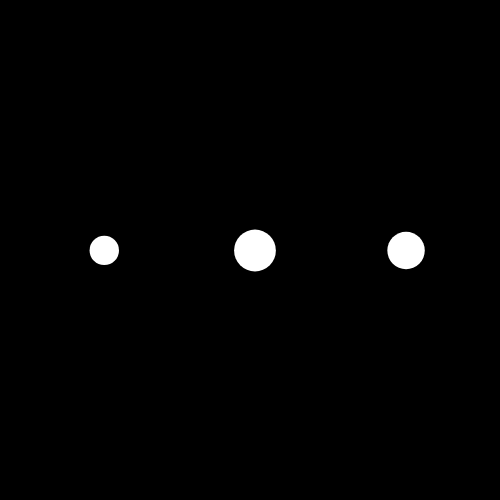
Frame 1 (no input)
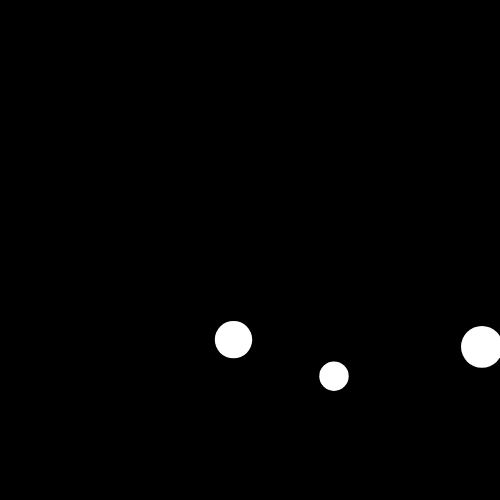
Frame 60 (no input)
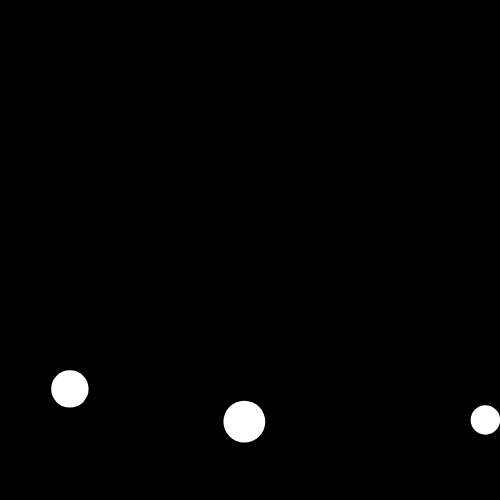
Frame 120 (the mouse pressed at the canvas centre since frame 60)

The p5.js sketch that drew these frames (run headless with seeded random() and noise() and a simulated clock; from frame 60 on, the mouse is pressed at the canvas centre):

// p5.js sketch
// ── sketch.js
"use strict";

var particles = [];

function setup() {
  createCanvas(500, 500);
  background(0);
  for (var i = 0; i < 3; i++) {
    particles.push(new Particle(i * 150 + 100, height / 2));
  }
}

function draw() {
  background(0);

  // update
  for (var i = 0; i < particles.length; i++) {
    var p = particles[i];

    // check
    var hitState = p.checkBoundaries();

    if (hitState == 1) {
      var hitFriction = p.vel.copy();
      hitFriction.mult(-0.2);
      p.applyForce(hitFriction);
    }
    if (hitState == 2) {
      var hitFriction = p.vel.copy();
      hitFriction.mult(0.2);
      p.applyForce(hitFriction);
    }

    //var wind = createVector(0.5, 0);
    //p.applyForce(wind);

    var gravity = createVector(0, 0.1 * p.mass);
    p.applyForce(gravity);

    var airFriction = p.vel.copy();
    //airFriction.normalize();
    airFriction.mult(-0.001);
    p.applyForce(airFriction);

    p.update();

    // display
    p.display();
  }
}


class Particle {
  constructor(x, y) {
    this.pos = createVector(x, y);
    this.vel = createVector(random(-10,10), 0.1);
    this.acc = createVector(0.0, 0.0);
    this.dia = 10;
    this.mass = random(1.1, 10); // 1 !!
  }
  applyForce(force) {
    var f = force.copy();
    //f.div(this.mass);
    this.acc.add(f); // acc = acc + force;
  }
  update() {
    this.vel.add(this.acc); //vel = vel + acc;
    this.pos.add(this.vel); //pos = pos + vel;
    this.acc.mult(0); //acc *= 0;
  }
  checkBoundaries() {
    // x
    if (this.pos.x < 0) {
      this.pos.x = 0;
      this.vel.x = -this.vel.x;
      return 2;
    } else if (this.pos.x > width) {
      this.pos.x = width;
      this.vel.x = -this.vel.x;
      return 2;
    }
    // y
    if (this.pos.y < 0) {
      this.pos.y = 0;
      this.vel.y = -this.vel.y;
      return 1;
    } else if (this.pos.y > height) {
      this.pos.y = height;
      this.vel.y = -this.vel.y;
      return 1;
    }
    return 0;
  }
  display() {
    push();
    translate(this.pos.x, this.pos.y);
    fill(255);
    noStroke(0);
    ellipse(0, 0, this.dia * this.mass, this.dia * this.mass);
    pop();
  }
}
